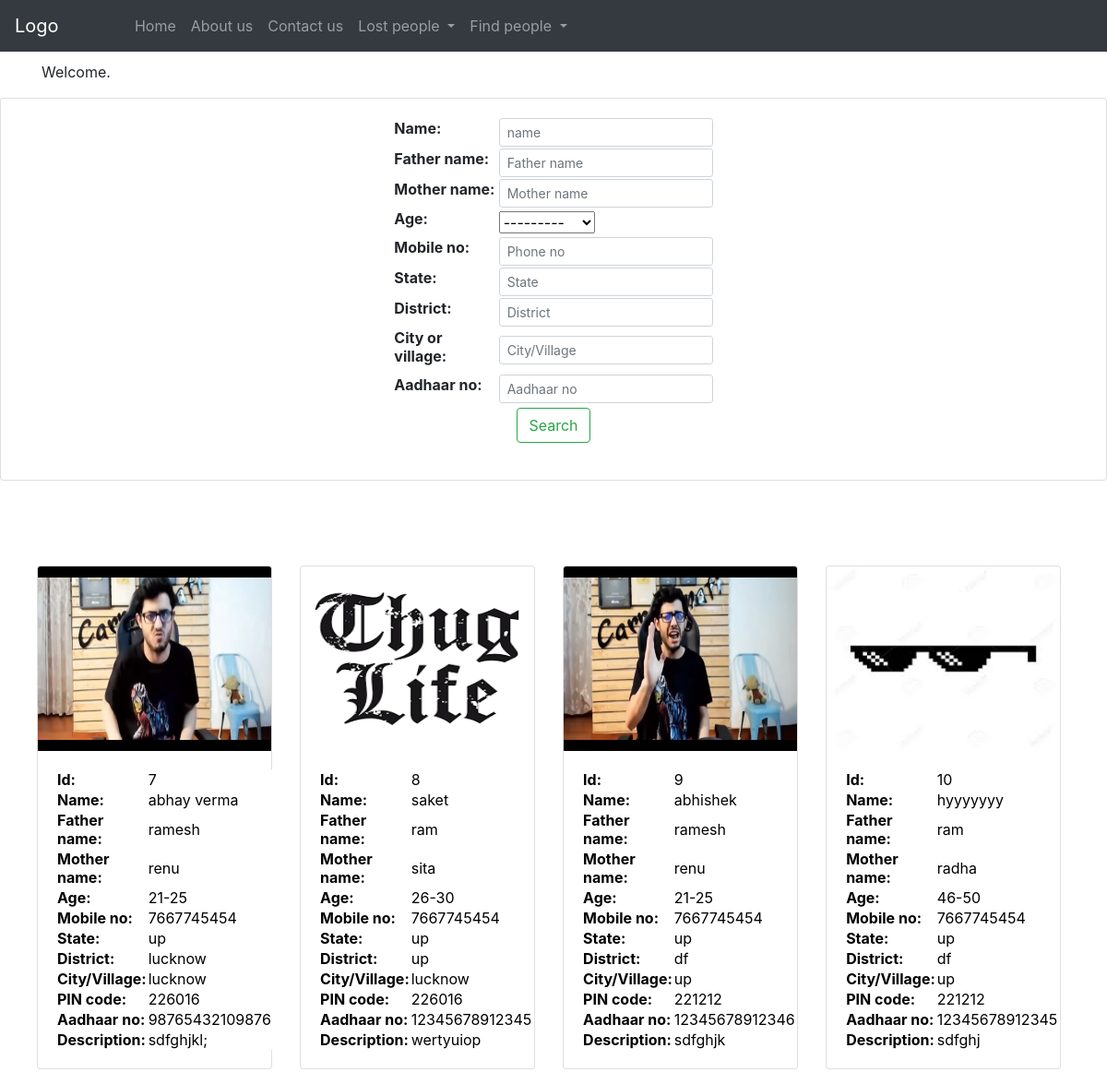
/LaF/search_find_people/, run on the app's committed database.
### LaF/models.py (models this page shows, shortened)
class Find(models.Model):
    CHOICE = (
        ('Select Age', 'Select Age'), ('0-5', '0-5'), ('6-10', '6-10'), ('10-15', '10-15'), ('16-20', '16-20'),
        ('21-25', '21-25'), ('26-30', '26-30'), ('31-35', '31-35'),('36-40','36-40'), ('41-45','41-45'), ('46-50','46-50'), ('51-55', '51-55'),
        ('56-60', '56-60'),
        ('61-65', '61-65'), ('66-70', '66-70'), ('71-75', '71-75'), ('76-80', '76-80'), ('81-85', '81-85'),
        ('86-90', '86-90'),
    )
    name=models.CharField(max_length=50,null=True)
    father_name=models.CharField(max_length=50,blank=True,null=True)
    mother_name=models.CharField(max_length=50,blank=True,null=True)
    age = models.CharField(choices=CHOICE, max_length=15, blank=True, null=True)
    image=models.ImageField(blank=True,null=True)
    mobile_no=models.IntegerField(null=True,blank=True)
    state=models.CharField(max_length=50)
    district = models.CharField(max_length=50)
    city_or_village = models.CharField(max_length=100)
    PIN_code = models.IntegerField(null=True,blank=True)
    aadhaar_no = models.IntegerField(null=True,blank=True)
    description=models.TextField(max_length=500,null=True,blank=True)

### LaF/views.py (the view)
def search_find_people(request):
    user_list = Find.objects.all()
    user_filter = FindFilter(request.GET, queryset=user_list)
    return render(request, 'search find people.html', {'filter': user_filter})

### LaF/templates/search find people.html
{% extends 'master.html' %}
{% block content %}
<div class="card"  align="center" >
  <div class="card-body" align="center">
  <form method="get" class="form-group" >
      <table align="center"  width="30%" height="25%">
   {{ filter.form }}
      </table>
    <button type="submit" class="btn btn-outline-success" style="margin-left:%;align:center;" >Search</button>
  </form>
</div>
</div>
  <ul>
<div class="row" style="margin-top:8%;margin-right:3%;">
  {% for k in filter.qs %}
       <div class="col-lg-3 col-md-4 col-12">
<div class="card"  align="center">
  <img class="card-img-top" src="{{k.image.url}}" alt="Card image cap" style="height:200px;">
  <div class="card-body" align="center">
<table border="0">
        <tr class="btn2"><th>Id:</th><td>{{k.id}}</td></tr>
        <tr class="btn2"><th>Name:</th><td >{{k.name}}</td></tr>
        <tr class="btn2"><th>Father name:</th><td>{{k.father_name}}</td></tr>
        <tr class="btn2"><th>Mother name:</th><td>{{k.mother_name}}</td></tr>
        <tr class="btn2"><th>Age:</th><td>{{k.age}}</td></tr>
        <tr class="btn2"><th>Mobile no:</th><td>{{k.mobile_no}}</td></tr>
        <tr class="btn2"><th>State:</th><td>{{k.state}}</td></tr>
        <tr class="btn2"><th>District:</th><td>{{k.district}}</td></tr>
        <tr class="btn2"><th>City/Village:</th><td>{{k.city_or_village}}</td></tr>
        <tr class="btn2"><th>PIN code:</th><td>{{k.PIN_code}}</td></tr>
        <tr class="btn2"><th>Aadhaar no:</th><td>{{k.aadhaar_no}}</td></tr>
        <tr class="btn2"><th>Description:</th><td>{{k.description}}</td></tr>
        </table>
  </div>
</div>
</div>
  {% endfor %}
</div>
  </ul>
{% endblock %}

### LaF/static/css/hover table.css (style rules this page uses)
.btn { background-color: #ddd; border: none; color: black; padding: 16px 32px; margin: 4px 2px; transition: 0.3s; }
.btn2 { background-color: #ffffff; border: none; color: black; padding: 16px 32px; margin: 4px 2px; transition: 0.3s; }

### data on the page
Find: image (picture), id "7", name "abhay verma", father_name "ramesh", mother_name "renu", age "21-25", mobile_no "7667745454", state "up", district "lucknow", city_or_village "lucknow", PIN_code "226016", aadhaar_no "98765432109876", description "sdfghjkl;"
Find: image (picture), id "8", name "saket", father_name "ram", mother_name "sita", age "26-30", mobile_no "7667745454", state "up", district "up", city_or_village "lucknow", PIN_code "226016", aadhaar_no "12345678912345", description "wertyuiop"
Find: image (picture), id "9", name "abhishek", father_name "ramesh", mother_name "renu", age "21-25", mobile_no "7667745454", state "up", district "df", city_or_village "up", PIN_code "221212", aadhaar_no "12345678912346", description "sdfghjk"
Find: image (picture), id "10", name "hyyyyyyy", father_name "ram", mother_name "radha", age "46-50", mobile_no "7667745454", state "up", district "df", city_or_village "up", PIN_code "221212", aadhaar_no "12345678912345", description "sdfghj"
